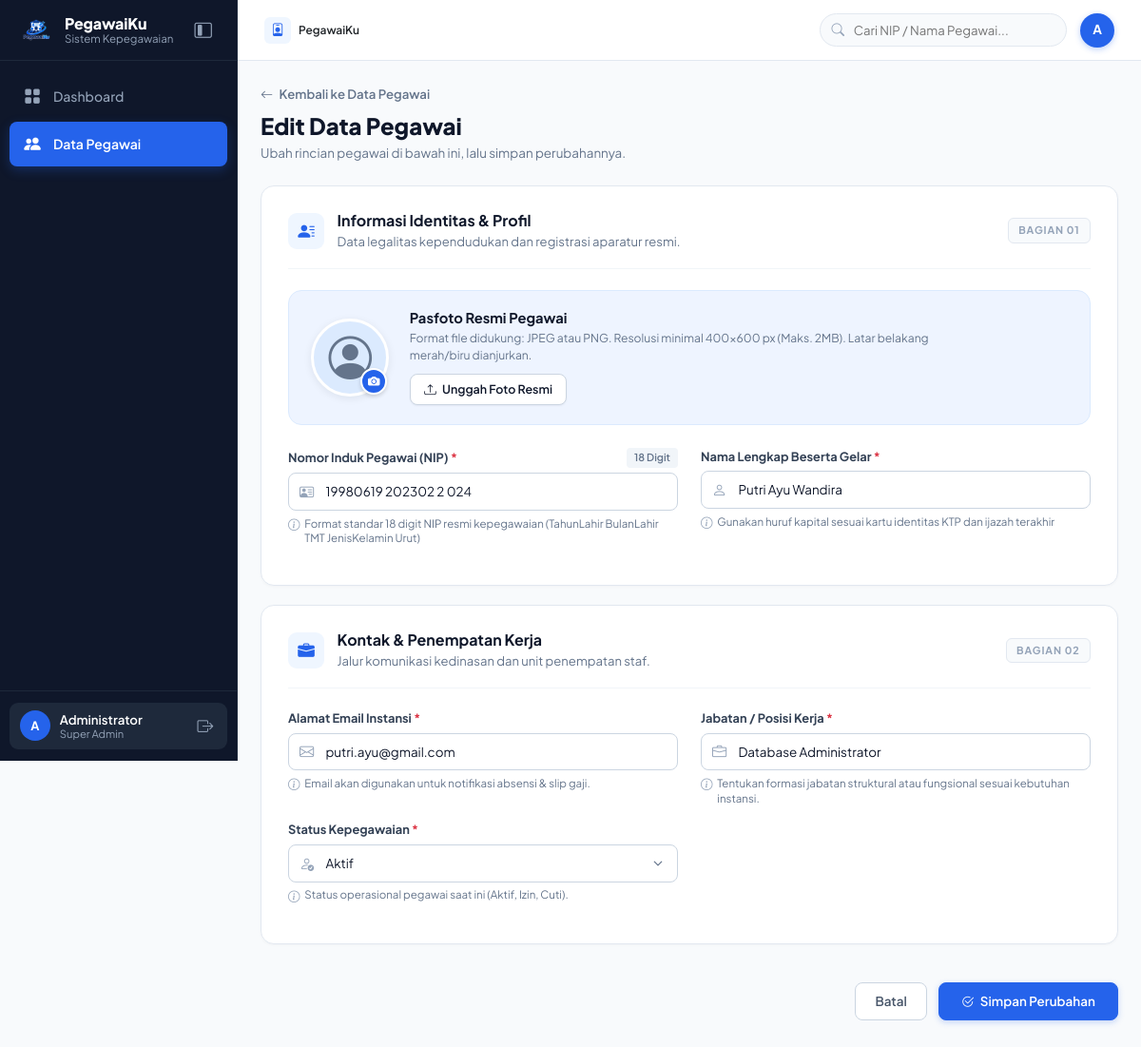
The app's page /pegawai/edit.php?id=50 (signed in) with its own data.
### tables this page shows
CREATE TABLE IF NOT EXISTS employees (
    id INT AUTO_INCREMENT PRIMARY KEY,
    nip VARCHAR(30) UNIQUE,
    nama VARCHAR(100) NOT NULL,
    email VARCHAR(100),
    jabatan VARCHAR(80),
    status ENUM('aktif', 'izin', 'cuti') NOT NULL DEFAULT 'aktif',
    foto VARCHAR(255) DEFAULT NULL
);

### config/koneksi.php (called while the page is built, shortened)
<?php
if (!function_exists('e')) {
    function e(?string $str): string
    {
        return htmlspecialchars($str ?? '', ENT_QUOTES, 'UTF-8');
    }
}

### pegawai/edit.php (the view, shortened to what this page needs)
<?php
require __DIR__ . '/../config/koneksi.php';
$id = isset($_GET['id']) ? (int) $_GET['id'] : 0;
$stmt = $pdo->prepare('SELECT id, nip, nama, email, jabatan, status, foto FROM employees WHERE id = :id');
$stmt->execute(['id' => $id]);
$employee = $stmt->fetch();
require __DIR__ . '/../partials/header.php';
?>
<div class="form-page-container">
    <a class="form-back-link" href="index.php">
        <i class="bi bi-arrow-left"></i> Kembali ke Data Pegawai
    </a>
    <div class="form-page-header">
        <div>
            <h1>Edit Data Pegawai</h1>
            <p>Ubah rincian pegawai di bawah ini, lalu simpan perubahannya.</p>
        </div>
    </div>
    <form id="formPegawai" method="post" action="../proses/update.php" enctype="multipart/form-data" novalidate>
        <div class="form-section-card">
            <div class="form-section-header">
                <div class="form-section-header-left">
                    <div class="form-section-icon"><i class="bi bi-person-lines-fill"></i></div>
                    <div>
                        <h2 class="form-section-title">Informasi Identitas &amp; Profil</h2>
                        <p class="form-section-subtitle">Data legalitas kependudukan dan registrasi aparatur resmi.</p>
                    </div>
                </div>
                <span class="badge-section-number">BAGIAN 01</span>
            </div>
            <div class="photo-upload-box">
                <label for="foto" class="avatar-preview-wrapper" title="Klik untuk pilih pasfoto">
                    <?php if (!empty($employee['foto']) && file_exists(__DIR__ . '/../' . $employee['foto'])): ?>
                        <img src="<?= $base ?>/<?= e($employee['foto']) ?>" alt="Pasfoto Pegawai" class="avatar-preview-img d-block" id="avatarPreview">
                        <i class="bi bi-person-circle avatar-placeholder-icon d-none"></i>
                    <?php else: ?>
                        <i class="bi bi-person-circle avatar-placeholder-icon"></i>
                    <?php endif; ?>
                    <span class="avatar-camera-btn" title="Pilih Foto">
                        <i class="bi bi-camera-fill"></i>
                    </span>
                </label>
                <div class="photo-upload-info">
                    <h5>Pasfoto Resmi Pegawai</h5>
                    <p>Format file didukung: JPEG atau PNG. Resolusi minimal 400&times;600 px (Maks. 2MB). Latar belakang merah/biru dianjurkan.</p>
                    <label for="foto" class="btn-upload-photo">
                        <i class="bi bi-upload"></i> Unggah Foto Resmi
                    </label>
                </div>
            </div>
            <div class="row">
                <div class="col-md-6 mb-3">
                    <label class="input-label-modern" for="nip">
                        <span>Nomor Induk Pegawai (NIP) <span class="text-danger">*</span></span>
                        <span class="input-label-badge">18 Digit</span>
                    </label>
                    <div class="input-group-modern">
                        <input type="text" class="form-control-modern" id="nip" name="nip" value="<?= e($employee['nip']) ?>" data-current-id="<?= (int) $employee['id'] ?>" autocomplete="off" required>
                    </div>
                    <div class="input-hint"><i class="bi bi-info-circle"></i> Format standar 18 digit NIP resmi kepegawaian (TahunLahir BulanLahir TMT JenisKelamin Urut)</div>
                </div>
                <div class="col-md-6 mb-3">
                    <label class="input-label-modern" for="nama">
                        <span>Nama Lengkap Beserta Gelar <span class="text-danger">*</span></span>
                    </label>
                    <div class="input-group-modern">
                        <input type="text" class="form-control-modern" id="nama" name="nama" value="<?= e($employee['nama']) ?>" placeholder="Contoh: Ahmad Fauzi, S.T., M.Kom." required>
                    </div>
                    <div class="input-hint"><i class="bi bi-info-circle"></i> Gunakan huruf kapital sesuai kartu identitas KTP dan ijazah terakhir</div>
                </div>
            </div>
        </div>
        <div class="form-section-card">
            <div class="form-section-header">
                <div class="form-section-header-left">
                    <div class="form-section-icon"><i class="bi bi-briefcase-fill"></i></div>
                    <div>
                        <h2 class="form-section-title">Kontak &amp; Penempatan Kerja</h2>
                        <p class="form-section-subtitle">Jalur komunikasi kedinasan dan unit penempatan staf.</p>
                    </div>
                </div>
                <span class="badge-section-number">Bagian 02</span>
            </div>
            <div class="row">
                <div class="col-md-6 mb-3">
                    <label class="input-label-modern" for="email">
                        <span>Alamat Email Instansi <span class="text-danger">*</span></span>
                    </label>
                    <div class="input-group-modern">
                        <input type="email" class="form-control-modern" id="email" name="email" value="<?= e($employee['email']) ?>" placeholder="nama.pegawai@gmail.com" required>
                    </div>
                    <div class="input-hint"><i class="bi bi-info-circle"></i> Email akan digunakan untuk notifikasi absensi &amp; slip gaji.</div>
                </div>
                <div class="col-md-6 mb-3">
                    <label class="input-label-modern" for="jabatan">
                        <span>Jabatan / Posisi Kerja <span class="text-danger">*</span></span>
                    </label>
                    <div class="input-group-modern">
                        <input type="text" class="form-control-modern" id="jabatan" name="jabatan" value="<?= e($employee['jabatan']) ?>" placeholder="Contoh: Web Developer" required>
                    </div>
                    <div class="input-hint"><i class="bi bi-info-circle"></i> Tentukan formasi jabatan struktural atau fungsional sesuai kebutuhan instansi.</div>
                </div>
                <div class="col-md-6 mb-3">
                    <label class="input-label-modern" for="status">
                        <span>Status Kepegawaian <span class="text-danger">*</span></span>
                    </label>
                    <div class="input-group-modern">
                        <select class="form-control-modern form-select-modern" id="status" name="status" required>
                            <?php $currStatus = strtolower((string) ($employee['status'] ?? 'aktif')); ?>
                            <option value="aktif" <?= $currStatus === 'aktif' ? 'selected' : '' ?>>Aktif</option>
                        </select>
                    </div>
                    <div class="input-hint"><i class="bi bi-info-circle"></i> Status operasional pegawai saat ini (Aktif, Izin, Cuti).</div>
                </div>
            </div>
        </div>
        <div class="form-action-bar">
            <a href="index.php" class="btn-form-cancel">Batal</a>
            <button class="btn-form-submit" type="submit">
                <i class="bi bi-check2-circle"></i> Simpan Perubahan
            </button>
        </div>
    </form>
</div>
<?php
require __DIR__ . '/../partials/footer.php';
?>

### records on screen
employees: nip "19980619 202302 2 024", nama "Putri Ayu Wandira", email "putri.ayu@gmail.com", jabatan "Database Administrator", status "Aktif"

### other values on screen
$firstLetter "A"
$userName "Administrator"
